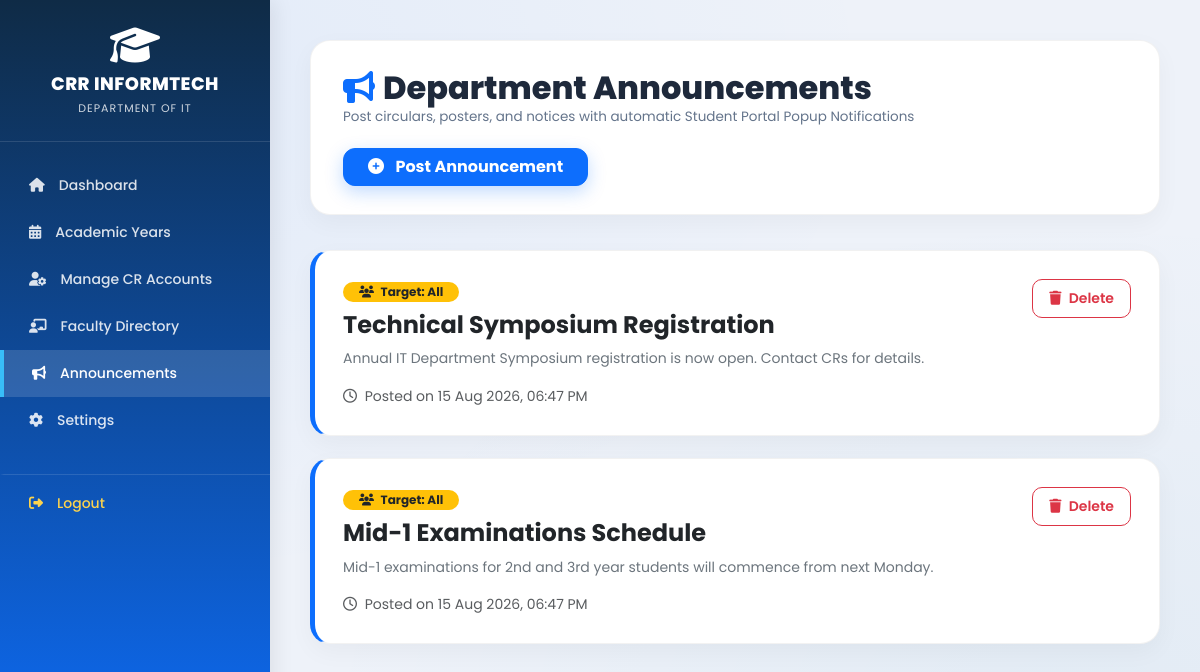
The app's page /admin/announcements.php (signed in) with its own data.
### tables this page shows
CREATE TABLE IF NOT EXISTS `announcements` (
  `id` INT AUTO_INCREMENT PRIMARY KEY,
  `title` VARCHAR(255) NOT NULL,
  `content` TEXT NOT NULL,
  `target_audience` VARCHAR(50) DEFAULT 'All',
  `posted_at` TIMESTAMP DEFAULT CURRENT_TIMESTAMP
);

### admin/announcements.php (the view, shortened to what this page needs)
<?php
require_once "../database/database.php";
$ann_query = "SELECT * FROM announcements ORDER BY id DESC";
$ann_result = mysqli_query($conn, $ann_query);
$logo_base64 = "";
?>
<!DOCTYPE html>
<html lang="en">
<head>
<link href="https://cdn.jsdelivr.net/npm/bootstrap@5.3.3/dist/css/bootstrap.min.css" rel="stylesheet">
<link href="https://cdnjs.cloudflare.com/ajax/libs/font-awesome/6.5.1/css/all.min.css" rel="stylesheet">
</head>
<body>
<div class="sidebar">
    <div class="sidebar-header">
        <?php if (!empty($logo_base64)): ?>
            <img src="<?php echo $logo_base64; ?>" class="sidebar-logo" alt="CRR Logo">
        <?php else: ?>
            <i class="fa-solid fa-graduation-cap fs-1 text-white mb-2"></i>
        <?php endif; ?>
        <h4>CRR INFORMTECH</h4>
        <small>Department of IT</small>
    </div>
    <a href="dashboard.php"><i class="fa-solid fa-house"></i> Dashboard</a>
    <a href="years.php"><i class="fa-solid fa-calendar-days"></i> Academic Years</a>
    <a href="manage_cr.php"><i class="fa-solid fa-user-gear"></i> Manage CR Accounts</a>
    <a href="faculty.php"><i class="fa-solid fa-chalkboard-user"></i> Faculty Directory</a>
    <a href="announcements.php" class="active"><i class="fa-solid fa-bullhorn"></i> Announcements</a>
    <a href="settings.php"><i class="fa-solid fa-gear"></i> Settings</a>
    <a href="dashboard.php?logout=true" class="logout-btn"><i class="fa-solid fa-right-from-bracket"></i> Logout</a>
</div>
<div class="main-content">
    <div class="page-header-card">
        <div>
            <h2><i class="fa-solid fa-bullhorn text-primary me-2"></i>Department Announcements</h2>
            <p>Post circulars, posters, and notices with automatic Student Portal Popup Notifications</p>
        </div>
        <button class="btn btn-primary px-4 py-2.5 fw-bold" data-bs-toggle="modal" data-bs-target="#addAnnModal" style="border-radius: 12px; box-shadow: 0 6px 18px rgba(13,110,253,0.25);">
            <i class="fa-solid fa-plus-circle me-2"></i> Post Announcement
        </button>
    </div>
    <?php if ($ann_result && mysqli_num_rows($ann_result) > 0): ?>
        <?php while ($row = mysqli_fetch_assoc($ann_result)):
            $posted_time = $row['posted_at'] ?? ($row['created_at'] ?? 'now');
        ?>
            <div class="card-ann">
                <div style="max-width: 700px;">
                    <div class="mb-2">
                        <span class="badge bg-warning text-dark px-3 py-1 fw-bold" style="border-radius: 12px; font-size: 12px;">
                            <i class="fa-solid fa-users me-1"></i> Target: <?php echo htmlspecialchars($row['target_audience'] ?? 'All'); ?>
                        </span>
                    </div>
                    <h4 class="fw-bold text-dark mb-2"><?php echo htmlspecialchars($row['title']); ?></h4>
                    <?php if (!empty($row['content'])): ?>
                        <p class="text-secondary mb-3" style="font-size: 14px; line-height: 1.6;"><?php echo nl2br(htmlspecialchars($row['content'])); ?></p>
                    <?php endif; ?>
                    <small class="text-muted d-block mt-2"><i class="fa-regular fa-clock me-1"></i> Posted on <?php echo date('d M Y, h:i A', strtotime($posted_time)); ?></small>
                </div>
                <div class="ms-auto">
                    <form method="POST" action="" onsubmit="return confirm('Are you sure you want to delete this announcement?');">
                        <button type="submit" class="btn btn-sm btn-outline-danger px-3 py-2 fw-semibold" style="border-radius: 10px;">
                            <i class="fa-solid fa-trash me-1"></i> Delete
                        </button>
                    </form>
                </div>
            </div>
        <?php endwhile; ?>
    <?php endif; ?>
</div>
</body>
</html>

### admin/announcements.php (style rules this page uses)
* { margin: 0; padding: 0; box-sizing: border-box; font-family: 'Poppins', sans-serif; }
body { background: #eef2f9; background-image: radial-gradient(at 10% 10%, rgba(13, 110, 253, 0.05) 0px, transparent 50%), radial-gradient(at 90% 90%, rgba(3, 105, 161, 0.05) 0px, transparent 50%); min-height: 100vh; }
.sidebar { position: fixed; left: 0; top: 0; width: 270px; height: 100vh; background: linear-gradient(180deg, #0f2b46 0%, #0d6efd 100%); color: white; padding-top: 25px; box-shadow: 4px 0 20px rgba(0,0,0,0.08); z-index: 100; overflow-y: auto; }
.sidebar-header { text-align: center; padding: 0 15px 22px 15px; border-bottom: 1px solid rgba(255, 255, 255, 0.12); margin-bottom: 20px; }
.sidebar-header h4 { font-weight: 800; font-size: 18px; margin: 0; letter-spacing: 0.5px; }
.sidebar-header small { font-size: 11px; opacity: 0.8; text-transform: uppercase; letter-spacing: 1px; }
.sidebar a { display: flex; align-items: center; gap: 14px; padding: 13px 25px; color: rgba(255, 255, 255, 0.85); text-decoration: none; font-size: 14px; font-weight: 500; transition: all 0.25s ease; border-left: 4px solid transparent; }
.sidebar a:hover, .sidebar a.active { background: rgba(255, 255, 255, 0.14); color: #ffffff; border-left-color: #38bdf8; padding-left: 28px; }
.sidebar a.logout-btn { margin-top: 30px; margin-bottom: 30px; color: #fcd34d; border-top: 1px solid rgba(255, 255, 255, 0.12); padding-top: 18px; }
.main-content { margin-left: 270px; padding: 40px; }
.page-header-card { background: #ffffff; padding: 28px 32px; border-radius: 20px; box-shadow: 0 8px 24px rgba(0,0,0,0.04); border: 1px solid rgba(0,0,0,0.05); display: flex; justify-content: space-between; align-items: center; margin-bottom: 35px; flex-wrap: wrap; gap: 20px; }
.page-header-card h2 { font-weight: 800; color: #1e293b; margin: 0; }
.page-header-card p { font-size: 13.5px; color: #64748b; margin: 0; }
.card-ann { background: #ffffff; border-radius: 20px; padding: 28px; box-shadow: 0 8px 24px rgba(0,0,0,0.04); border: 1px solid rgba(0,0,0,0.05); margin-bottom: 22px; transition: transform 0.25s ease, box-shadow 0.25s ease; display: flex; justify-content: space-between; align-items: flex-start; flex-wrap: wrap; gap: 20px; border-left: 5px solid #0d6efd; }

### records on screen
announcements: target_audience "All", title "Technical Symposium Registration", content "Annual IT Department Symposium registration is now open. Contact CRs for details.", posted_at "15 Aug 2026, 06:47 PM"
announcements: target_audience "All", title "Mid-1 Examinations Schedule", content "Mid-1 examinations for 2nd and 3rd year students will commence from next Monday.", posted_at "15 Aug 2026, 06:47 PM"
